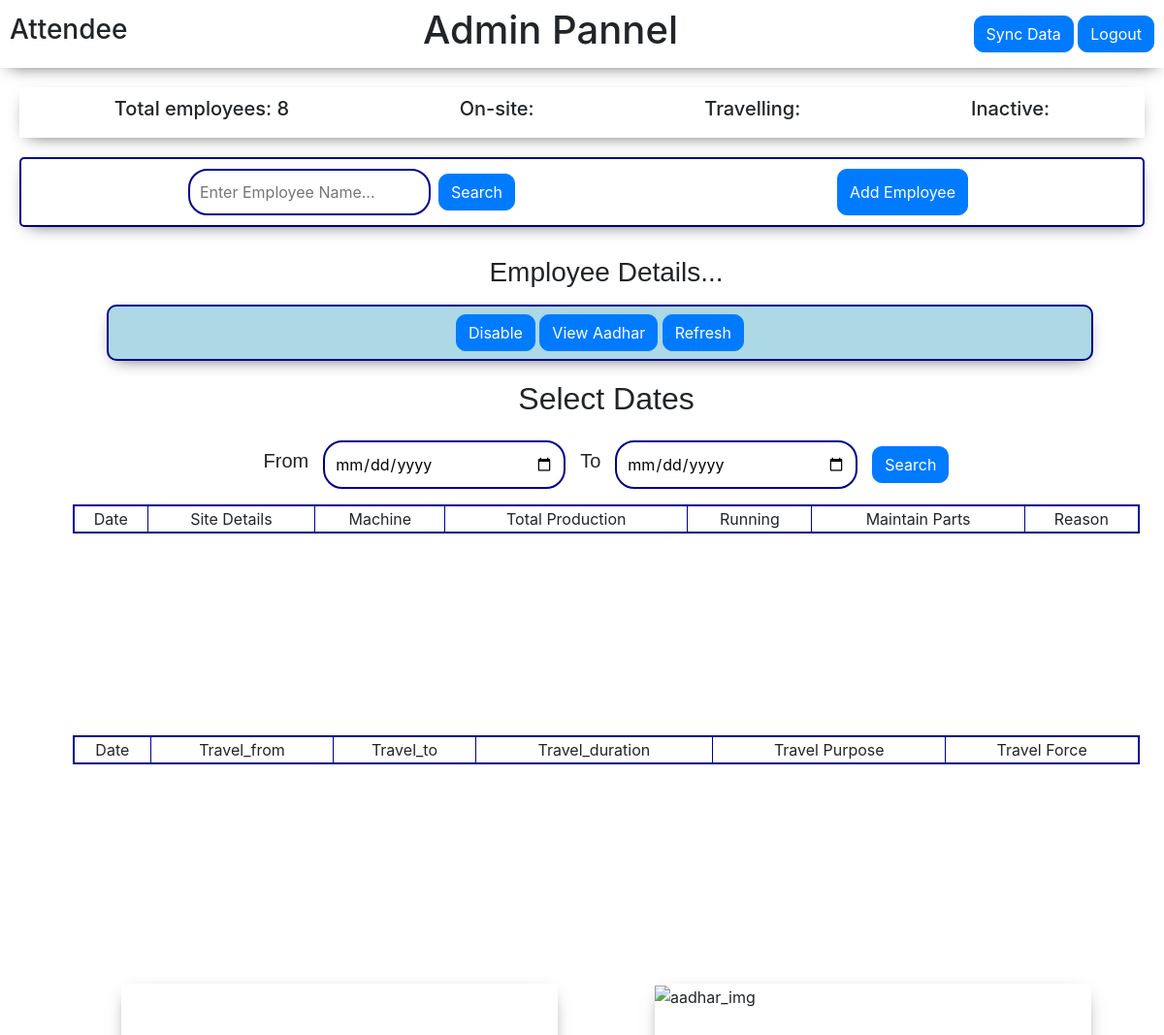
Page /homeadmin/11 (signed in) on the earlier database version.
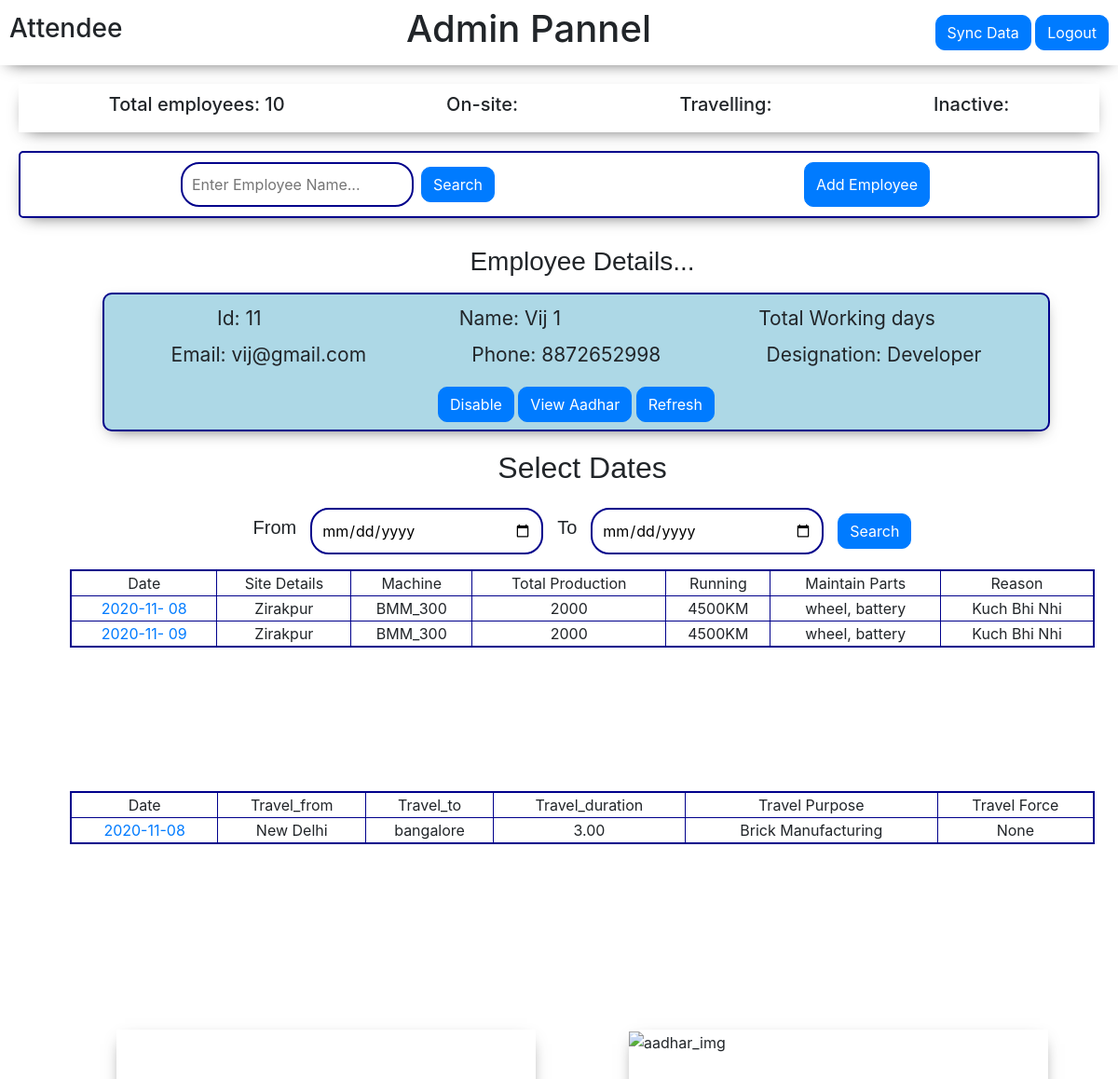
Same page on the later database version.
### attende/models.py (models this page shows, shortened)
class Employee(models.Model):
    emp_id = models.AutoField(primary_key=True)
    employee_name = models.CharField(max_length=100)
    employee_phone = models.IntegerField()
    designation = models.CharField(max_length=20)
    place = models.CharField(max_length=30)
    employee_username = models.CharField(max_length=25)
    employee_aadhar = models.ImageField(upload_to ="attende/aadhar", default="")
    employee_email = models.CharField(max_length=500, default="")

class OnSite(models.Model):
    employee = models.ForeignKey(Employee, on_delete=models.CASCADE, null=True)
    emp_date = models.DateField()
    emp_latitude = models.DecimalField(max_digits=10, decimal_places=5, default=0)
    emp_longitude = models.DecimalField(max_digits=10, decimal_places=5, default=0)
    emp_siteInfo = models.CharField(max_length=500, default="")
    emp_work_modelNumber  = models.CharField(max_length=50, blank=True, null=True)
    emp_totalProdution  = models.CharField(max_length=50, blank=True, null=True)
    emp_running = models.CharField(max_length=50, blank=True, null=True)
    emp_maintainParts = models.CharField(max_length=500, default="", blank=True)
    emp_partsReason = models.CharField(max_length=500, default="", blank=True)
    maintain_partsImg = models.ImageField(upload_to="attende/aadhar", default="", blank=True)

class Travel(models.Model):
    employee = models.ForeignKey(Employee, on_delete=models.CASCADE, null=True)
    emp_date = models.DateField()
    emp_latitudec = models.DecimalField(max_digits=10, decimal_places=5, default=0)
    emp_longitudec = models.DecimalField(max_digits=10, decimal_places=5, default=0)
    emp_latitude1 = models.DecimalField(max_digits=10, decimal_places=5, default=0, blank=True, null=True)
    emp_longitude1 = models.DecimalField(max_digits=10, decimal_places=5, default=0, blank=True, null=True)
    emp_latitude2 = models.DecimalField(max_digits=10, decimal_places=5, default=0, blank=True, null=True)
    emp_longitude2 = models.DecimalField(max_digits=10, decimal_places=5, default=0, blank=True, null=True)
    emp_latitude3 = models.DecimalField(max_digits=10, decimal_places=5, default=0, blank=True, null=True)
    emp_longitude3 = models.DecimalField(max_digits=10, decimal_places=5, default=0, blank=True, null=True)
    travel_from = models.CharField(max_length=100, default="", blank=True)
    travel_to = models.CharField(max_length=100, default="", blank=True)
    travel_by = models.CharField(max_length=100, default="", blank=True)
    travel_duration = models.DecimalField(max_digits=5, decimal_places=2, default=0, blank=True)
    travel_purpose = models.CharField(max_length=100, default="", blank=True)
    travel_force =  models.IntegerField(blank=True, null=True)
    accompanied_emp2 = models.IntegerField(blank=True, null=True)
    accompanied_emp3 =  models.IntegerField(blank=True, null=True)
    accompanied_emp4 =  models.IntegerField(blank=True, null=True)
    accompanied_emp5 =  models.IntegerField(blank=True, null=True)

### attende/views.py (the view)
# urls.py: path('homeadmin/<id>', views.homeadmin, name="homeadmin"),
def homeadmin(request, id):
    if request.user.is_authenticated :
        empData = []
        employe = Employee.objects.all()
        for em in employe:
            empData.append(em)
        ed = Employee.objects.filter(emp_id=id)
        totalemp  = Employee.objects.all().count()
        empworkdt = Travel.objects.filter(employee__emp_id=id)
        empworkds = OnSite.objects.filter(employee__emp_id=id)
        if request.method == "POST":
            d1 = request.POST['datefrom']
            d2 = request.POST['dateto']
            empwrkt =  Travel.objects.filter(employee__emp_id=id, emp_date__range=(d1, d2))
            empwrkds = OnSite.objects.filter(employee__emp_id=id, emp_date__range=(d1, d2))
            params = { 'empData' : empData,
                   'empdetail': ed,
                   'totalemp': totalemp,
                   'empwrkt': empwrkt,
                   'empwrkds': empwrkds,
                   'id': id ,
                    'd1': d1,
                    'd2': d2 }
            return render(request, 'attende/admin.html', params)
        else:
            params = { 'empData' : empData,
                   'empdetail': ed,
                   'totalemp': totalemp,
                   'empworkdt': empworkdt,
                   'empworkds': empworkds,
                   'id': id,
                   'd1': "mm-dd-yyyy",
                   'd2': "mm-dd-yyyy" }
            return render(request, 'attende/admin.html', params)
    else :
      return redirect('/')

### templates/attende/admin.html (shortened to what this page needs)
<!doctype html>
<html lang="en">
<head>
    <link rel="stylesheet" href="https://cdn.jsdelivr.net/npm/bootstrap@4.5.3/dist/css/bootstrap.min.css"
>
</head>
<body>
    <div class="admin_top">
        <h3>Attendee</h3>
        <h1>Admin Pannel</h1>
        <div class="a">
        <a href="/sync/"><button class="btn btn-primary" style="border-radius: 10px;">Sync Data</button></a>
        <a href="/logout/"><button class="btn btn-primary" style="border-radius: 10px;">Logout</button></a>
        </div>
    </div>
    <div class="admin_top1">
        <h5>Total employees: {{totalemp}}</h5>
        <h5>On-site: </h5>
        <h5>Travelling: </h5>
        <h5>Inactive: </h5>
    </div>
    <div class="admin_middle">
        <div class="left">
            <form method="GET" action="/search/" class="sf">
                <input type="text" placeholder="Enter Employee Name..." id="search" name="query">
                <button class="btn btn-primary ml-2" style="border-radius: 10px;">Search</button>
            </form>
        </div>
        <button type="button" class="btn btn-primary mx-2 " style="border-radius: 10px;" data-toggle="modal"
            data-target="#signup">
            Add Employee
        </button>
    </div>
    <div class="admin_bottom">
        <div class="emp_details">
            <div class="empDetails_middleA">
                <center>
                    <h3 style=" font-family: Comic Sans MS, cursive, sans-serif;">Employee Details...</h3>
                </center>
                <div class="details container mt-3">
                    {% for emp in empdetail %}
                    <div class="ed">
                        <p1 style="font-size: 21px;">Id: {{emp.emp_id}}</p1>
                        <p1 style="font-size: 21px;">Name: {{emp.employee_name}}</p1>
                        <p1 style="font-size: 21px;">Total Working days</p1>
                    </div>
                    {% endfor %}
                    {% for emp in empdetail %}
                    <div class="e mt-2">
                        <p1 style="font-size: 21px;">Email: {{emp.employee_email}}</p1>
                        <p1 style="font-size: 21px;">Phone: {{emp.employee_phone}}</p1>
                        <p1 style="font-size: 21px;">Designation: {{emp.designation}}</p1>
                    </div>
                    {% endfor %}
                    <center>
                        <button class="btn btn-primary" style="border-radius: 10px;">Disable</button>
                        <button type="button" class="btn btn-primary mb-2 mt-2" style="border-radius: 10px;"
                            data-toggle="modal" data-target="#adhr">
                            View Aadhar
                        </button>
                        <a href="/homeadmin/{{id}}"><button class="btn btn-primary"
                                style="border-radius: 10px;">Refresh</button></a>
                    </center>
                </div>
            </div>
            <div class="empDetails_middleB mt-1">
                <center>
                    <h2 style=" font-family: Comic Sans MS, cursive, sans-serif;">Select Dates</h2>
                </center>
                <div class="datepicker mt-4">
                    <form method="POST" class="sf">
                        <h5 style=" font-family: Comic Sans MS, cursive, sans-serif; margin-right: 15px;">From</h5>
                        <input type="date" id="dt1" name="datefrom" value='{{d1}}'>
                        <h5
                            style=" font-family: Comic Sans MS, cursive, sans-serif;margin-right: 15px; margin-left: 15px;">
                            To
                        </h5>
                        <input type="date" id="dt2" name="dateto" value='{{d2}}'>
                        <button type="submit" class="btn btn-primary"
                            style="margin-left: 15px;border-radius: 10px;">Search</button>
                    </form>
                </div>
                <div class="container mt-3">
                    <div class="emp_workDetail">
                        <table border="1" style="width: 100%;">
                            <tr align="center">
                                <td>Date</td>
                                <td>Site Details</td>
                                <td>Machine</td>
                                <td>Total Production</td>
                                <td>Running</td>
                                <td>Maintain Parts</td>
                                <td>Reason</td>
                            </tr>
                            {% for e in empworkds %}
                            <tr align="center">
                                <td><a
                                        href='/workdetail/{{id}}/{{e.emp_date|date:"Y-m-d"}}'>{{e.emp_date|date:"Y-m- d" }}</a>
                                </td>
                                <td>{{e.emp_siteInfo}}</td>
                                <td>{{e.emp_work_modelNumber}}</td>
                                <td>{{e.emp_totalProdution}}</td>
                                <td>{{e.emp_running}}</td>
                                <td>{{e.emp_maintainParts}}</td>
                                <td>{{e.emp_partsReason}}</td>
                            </tr>
                            {% endfor %}
                        </table>
                    </div>
                    <div class="emp_workDetail1 mt-5">
                        <table border="1" style="width: 100%;">
                            <tr align="center">
                                <td>Date</td>
                                <td>Travel_from</td>
                                <td>Travel_to</td>
                                <td>Travel_duration</td>
                                <td>Travel Purpose</td>
                                <td>Travel Force</td>
                            </tr>
                            {% for e in empworkdt %}
                            <tr align="center">
                                <td><a
                                        href='/workdetail/{{id}}/{{e.emp_date|date:"Y-m-d"}}'>{{e.emp_date|date:"Y-m-d"}}</a>
                                </td>
                                <td>{{e.travel_from}}</td>
                                <td>{{e.travel_to}}</td>
                                <td>{{e.travel_duration}}</td>
                                <td>{{e.travel_purpose}}</td>
                                <td>{{e.travel_force}}</td>
                            </tr>
                            {% endfor %}
                        </table>
                    </div>
                </div>
            </div>
            <div class="container mt-3">
                <div class="empDetailBottom">
                    <div class="mp">
                        <div class="map" id="map">
                        </div>
                    </div>
                    <div class="emp_aadharImg">
                        <img src="" alt="aadhar_img">
                    </div>
                </div>
            </div>
        </div>
    </div>
</body>
</html>

### templates/attende/admin.html (style rules this page uses)
body { overflow-x: hidden; }
.admin_top { display: flex; justify-content: space-between; height: 70px; align-items: center; padding: 10px; position: sticky; top: 0; background-color: white; z-index: 100; width: 100%; box-shadow: 0px 6px 18px -9px rgba(0, 0, 0, 0.75); }
.admin_middle { margin-top: 50px; margin: 20px; display: flex; justify-content: space-around; padding: 10px; border: 2px solid darkblue; border-radius: 5px; box-shadow: 0px 6px 18px -9px rgba(0, 0, 0, 0.75); }
form>input { border: 2px solid darkblue; border-radius: 20px; width: 250px; padding: 10px; outline-width: 0; }
.admin_bottom { display: flex; justify-content: space-between; }
.emp_details { flex: 0.6; margin: 10px; }
.sf { display: flex; justify-content: center; align-items: center; }
.empDetailBottom { display: flex; justify-content: space-between; }
.map { height: 350px; width: 450px; box-shadow: 0px 6px 18px -9px rgba(0, 0, 0, 0.75); margin: 50px; }
.emp_aadharImg { height: 350px; width: 450px; box-shadow: 0px 6px 18px -9px rgba(0, 0, 0, 0.75); margin: 50px; }
.ed { display: flex; justify-content: space-around; padding-top: 10px; }
.e { display: flex; justify-content: space-around; padding-bottom: 10px; }
.details { box-shadow: 0px 6px 18px -9px rgba(0, 0, 0, 0.75); margin-left: 50px; margin-bottom: 20px; width: 90%; background-color: lightblue; border: 2px solid darkblue; border-radius: 10px; }
.admin_top1 { margin-top: 50px; margin: 20px; display: flex; justify-content: space-around; padding: 10px; box-shadow: 0px 6px 18px -9px rgba(0, 0, 0, 0.75); }
.emp_workDetail>table { border: 2px solid darkblue; }
.emp_workDetail { height: 190px; overflow-y: scroll; }
.emp_workDetail1>table { border: 2px solid darkblue; }
.emp_workDetail1 { height: 190px; overflow-y: scroll; }

Differences in the rows shown:
added Employee: emp_id "11", employee_name "Vij 1", employee_email "vij@gmail.com", employee_phone "8872652998", designation "Developer"
added OnSite: emp_date "2020-11- 08", emp_siteInfo "Zirakpur", emp_work_modelNumber "BMM_300", emp_totalProdution "2000", emp_running "4500KM", emp_maintainParts "wheel, battery", emp_partsReason "Kuch Bhi Nhi"
added OnSite: emp_date "2020-11- 09", emp_siteInfo "Zirakpur", emp_work_modelNumber "BMM_300", emp_totalProdution "2000", emp_running "4500KM", emp_maintainParts "wheel, battery", emp_partsReason "Kuch Bhi Nhi"
added Travel: emp_date "2020-11-08", travel_from "New Delhi", travel_to "bangalore", travel_duration "3.00", travel_purpose "Brick Manufacturing", travel_force "None"
Other differences:
{{ totalemp }}: "8" → "10"
